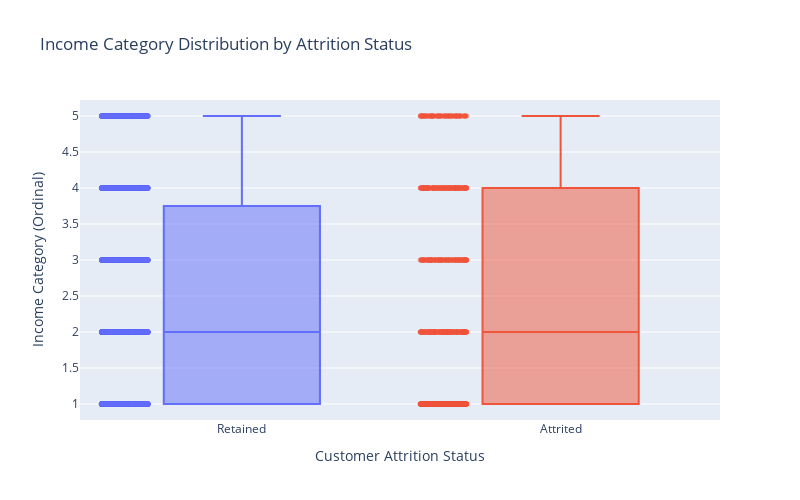

This figure's notebook cell:
### Code cell
plot_df = df.dropna(subset=["mod_Income_Category", "mod_Attrition_Flag"]).copy()

plot_df["Attrition_Label"] = plot_df["mod_Attrition_Flag"].map({0: "Retained", 1: "Attrited"})

plt.figure(figsize=(8, 6))
fig = px.box(
    plot_df,
    x="Attrition_Label",
    y="mod_Income_Category",
    points="all",  # show all points for visibility
    color="Attrition_Label",
    title="Income Category Distribution by Attrition Status",
    labels={
        "Attrition_Label": "Customer Attrition Status",
        "mod_Income_Category": "Income Category (Ordinal)"
    },
    width=800,
    height=500
)

fig.update_traces(marker=dict(opacity=0.4, size=5), jitter=0.3)
fig.update_layout(showlegend=False)
fig.show()

### Figure 1 — Plotly figure (JSON) as saved in the notebook; plotly's stock layout.template omitted (floating-point values rounded to 4 significant figures; data arrays with more than 128 entries replaced by an {"elided": "..."} marker saying what was removed)
{"data": [{"alignmentgroup": "True", "boxpoints": "all", "hovertemplate": "Customer Attrition Status=%{x}<br>Income Category (Ordinal)=%{y}<extra></extra>", "jitter": 0.3, "legendgroup": "Retained", "marker": {"color": "#636efa", "opacity": 0.4, "size": 5}, "name": "Retained", "notched": false, "offsetgroup": "Retained", "orientation": "v", "showlegend": true, "type": "box", "x": {"elided": "7575 str values"}, "x0": " ", "xaxis": "x", "y": {"elided": "7575 float values"}, "y0": " ", "yaxis": "y"}, {"alignmentgroup": "True", "boxpoints": "all", "hovertemplate": "Customer Attrition Status=%{x}<br>Income Category (Ordinal)=%{y}<extra></extra>", "jitter": 0.3, "legendgroup": "Attrited", "marker": {"color": "#EF553B", "opacity": 0.4, "size": 5}, "name": "Attrited", "notched": false, "offsetgroup": "Attrited", "orientation": "v", "showlegend": true, "type": "box", "x": {"elided": "1440 str values"}, "x0": " ", "xaxis": "x", "y": {"elided": "1440 float values"}, "y0": " ", "yaxis": "y"}], "layout": {"boxmode": "overlay", "height": 500, "legend": {"title": {"text": "Customer Attrition Status"}, "tracegroupgap": 0}, "showlegend": false, "title": {"text": "Income Category Distribution by Attrition Status"}, "width": 800, "xaxis": {"anchor": "y", "categoryarray": ["Retained", "Attrited"], "categoryorder": "array", "domain": [0, 1], "title": {"text": "Customer Attrition Status"}}, "yaxis": {"anchor": "x", "domain": [0, 1], "title": {"text": "Income Category (Ordinal)"}}}}
